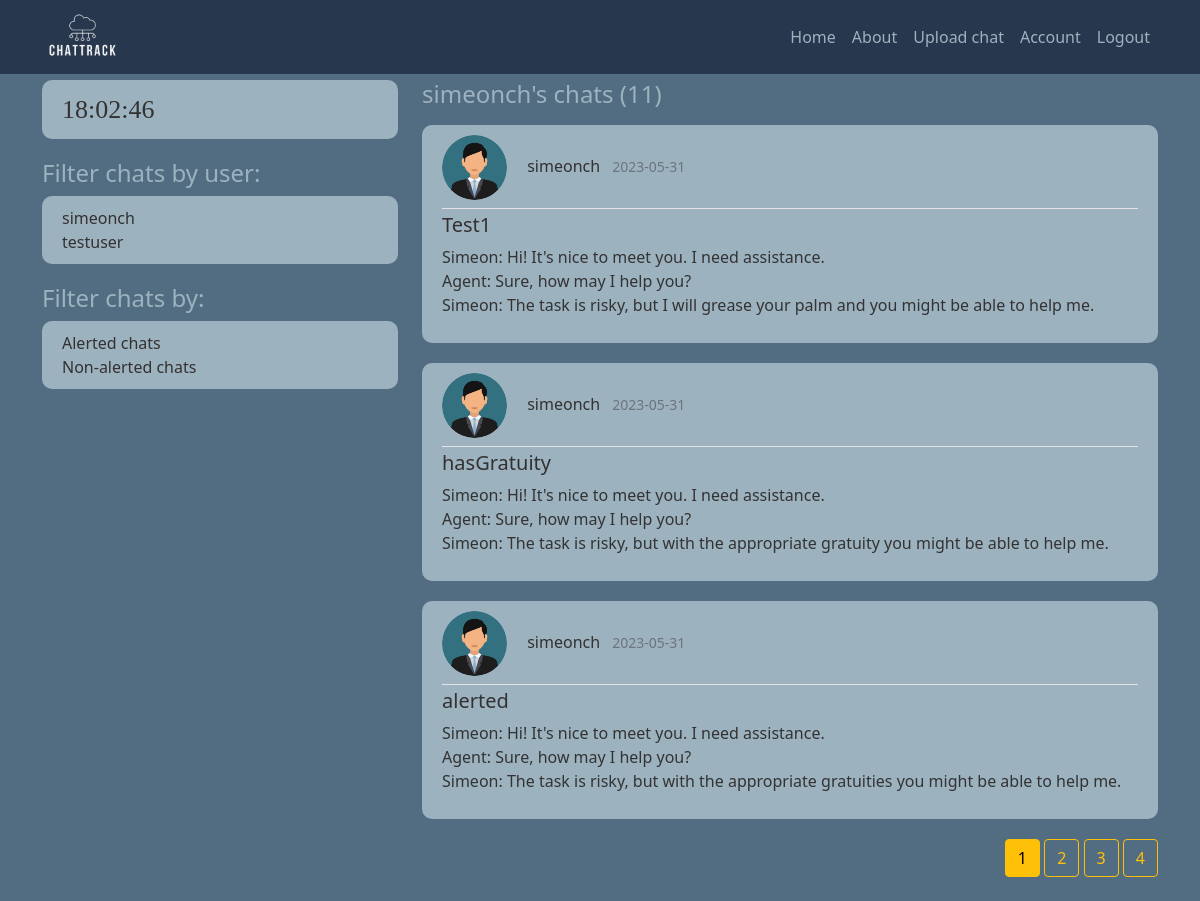
Page /user/simeonch (signed in) on the earlier database version.
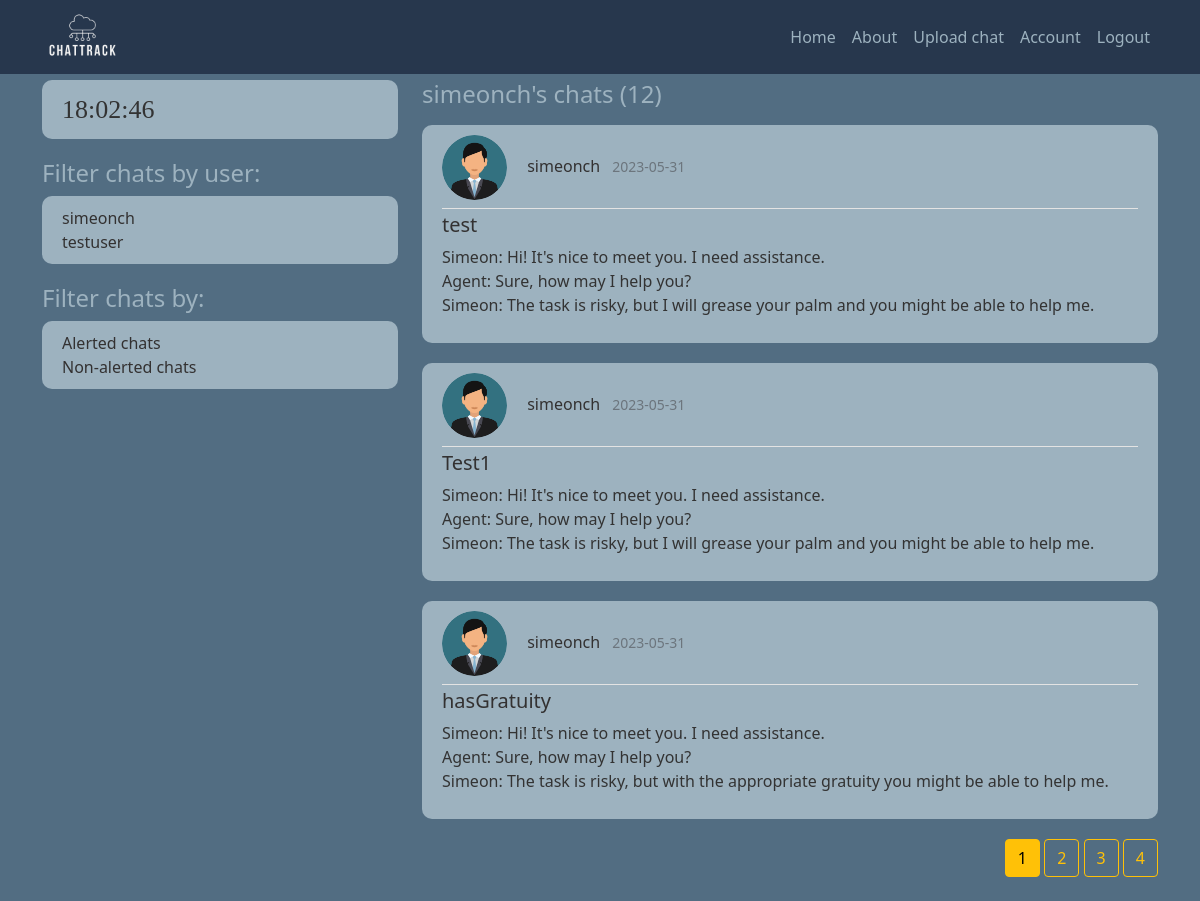
Same page on the later database version.
### chattrack/models.py (models this page shows, shortened)
class User(db.Model, UserMixin):
    id = db.Column(db.Integer, primary_key=True)
    username = db.Column(db.String(20), unique=True, nullable=False)
    email = db.Column(db.String(50), unique=True, nullable=False)
    profile_pic = db.Column(db.String(20), nullable=False, default='default.jpg')
    password = db.Column(db.String(60), nullable=False)
    chats = db.relationship('Chat', backref='owner', lazy=True)

class Chat(db.Model):
    id = db.Column(db.Integer, primary_key=True)
    has_alerts = db.Column(db.Boolean, nullable=False, default=False)
    date_uploaded = db.Column(db.DateTime, nullable=False, default=datetime.utcnow)
    channel = db.Column(db.String(30), nullable=False)
    content = db.Column(db.Text, nullable=False)
    user_id = db.Column(db.Integer, db.ForeignKey('user.id'), nullable=False)

### chattrack/routes.py (the view)
@app.route("/user/<string:username>")
def user_chats(username):
    page = request.args.get('page', 1, type=int)
    all_users = User.query.all()
    user = User.query.filter_by(username=username).first_or_404()
    queried_chats = Chat.query.filter_by(owner=user).order_by(Chat.date_uploaded.desc()).paginate(page=page, per_page=3)
    return render_template('user_chats.html', title="Home", chats=queried_chats, user=user, users=all_users)

### chattrack/models.py (called while the page is built)
@login_manager.user_loader # get an id to keep session of the user
def load_user(user_id):
    return User.query.get(int(user_id))

### chattrack/templates/user_chats.html
{% extends "init_template.html" %}
{% block content %}
<h4 class="mb-3">{{ user.username }}'s chats ({{ chats.total }})</h4>
  {% if current_user.is_authenticated %}
      {% for chat in chats.items %}
        <article class="media content-section">
          <div class="media-body">
            <div class="article-metadata pb-2">
                <img class="rounded-circle article-img" src="{{ url_for('static', filename='profile_pictures/' + chat.owner.profile_pic) }}">
                <a class="username me-2" href="{{ url_for('user_chats', username=chat.owner.username) }}">{{ chat.owner.username }}</a>
                <small class="text-muted">{{ chat.date_uploaded.strftime('%Y-%m-%d') }}</small>
              </div>
              <h5><a class="article-title" href="{{ url_for('chat', chat_id=chat.id)}}">{{ chat.channel }}</a></h5>
              <p class="article-content">{{ chat.content }}</p>
            </div>
          </article>
      {% endfor %}
      <div class="float-end">
        {% for page_num in chats.iter_pages(left_edge=1, right_edge=1, left_current=1, right_current=2) %}
          {% if page_num %}
            {% if chats.page == page_num %}
              <a class="btn btn-warning mb-4" href="{{ url_for('user_chats', username=user.username, page=page_num) }}">{{ page_num }}</a>
            {% else %}
              <a class="btn btn-outline-warning mb-4" href="{{ url_for('user_chats', username=user.username, page=page_num) }}">{{ page_num }}</a>
            {% endif %}
          {% else %}
            ...
          {% endif %}
        {% endfor %}
      </div>
  {% else %}
    <div class="alert alert-primary" role="alert">
      <div class="panel-heading">Please log in!</div>
    </div>
  {% endif %}
{% endblock content %}

### chattrack/templates/init_template.html (shortened to what this page needs)
<!DOCTYPE html>
<html>
    <head>
        <link href="https://cdn.jsdelivr.net/npm/bootstrap@5.0.2/dist/css/bootstrap.min.css" rel="stylesheet">
        <link rel="stylesheet" type="text/css" href="{{ url_for('static', filename='main.css') }}">
    </head>
    <body>
        <header class="site-header">
            <nav class="navbar navbar-expand-lg navbar-dark fixed-top">
              <div class="container">
                <a class="navbar-brand mr-4" href="/"><img style="max-width: 80px;max-height: 180px;"src="{{ url_for('static', filename='logos/logo.png') }}"></a>
                <div class="collapse navbar-collapse" id="navbarToggle">
                  <div class="navbar-nav ms-auto">
                    <a class="nav-item nav-link" href="{{ url_for('home') }}">Home</a>
                    <a class="nav-item nav-link" href="{{ url_for('about') }}">About</a>
                    {% if current_user.is_authenticated %}
                    <a class="nav-item nav-link" href="{{ url_for('upload_chat') }}">Upload chat</a>
                    <a class="nav-item nav-link" href="{{ url_for('account') }}">Account</a>
                    <a class="nav-item nav-link" href="{{ url_for('logout') }}">Logout</a>
                    {% else %}
                      <a class="nav-item nav-link" href="{{ url_for('login') }}">Login</a>
                      <a class="nav-item nav-link" href="{{ url_for('register') }}">Register</a>
                    {% endif %}
                  </div>
                </div>
              </div>
            </nav>
          </header>
          <main role="main" class="container">
            <div class="row">
              <div class="col-md-4">
                <div class="content-section">
                  <div id="clock">
                  </div>
              </div>
                {% if users and current_user.is_authenticated%}
                <h4>Filter chats by user:</h4>
                <div class="content-section">
                  {% for user in users %}
                    <a class="username me-2" href="{{ url_for('user_chats', username=user.username) }}">{{ user.username }}</a><br>
                  {% endfor %}
                </div>
              <h4>Filter chats by:</h4>
              <div class="content-section">
                  <a class="username me-2" href="{{ url_for('alerted_chats', alerted='true') }}">Alerted chats</a><br>
                  <a class="username me-2" href="{{ url_for('alerted_chats', alerted='false') }}">Non-alerted chats</a><br>
              </div>
              {% endif %}
            </div>
                <div class="col-md-8">
                  {% block content %}{% endblock %}
                </div>
          </main>
    </body>
</html>

Differences in the rows shown:
no longer on this page (row unchanged): Chat: profile_pic (placeholder picture), owner.username "simeonch", date_uploaded "2023-05-31", channel "alerted", content "Simeon: Hi! It's nice to meet you. I need assistance. Agent: Sure, how may I help you? Simeon: The task is risky, but with the appropriate gratuities you might be able to help me."
added Chat: profile_pic (placeholder picture), owner.username "simeonch", date_uploaded "2023-05-31", channel "test", content "Simeon: Hi! It's nice to meet you. I need assistance. Agent: Sure, how may I help you? Simeon: The task is risky, but I will grease your palm and you might be able to help me."
Other differences:
{{ chats.total }}: "11" → "12"
